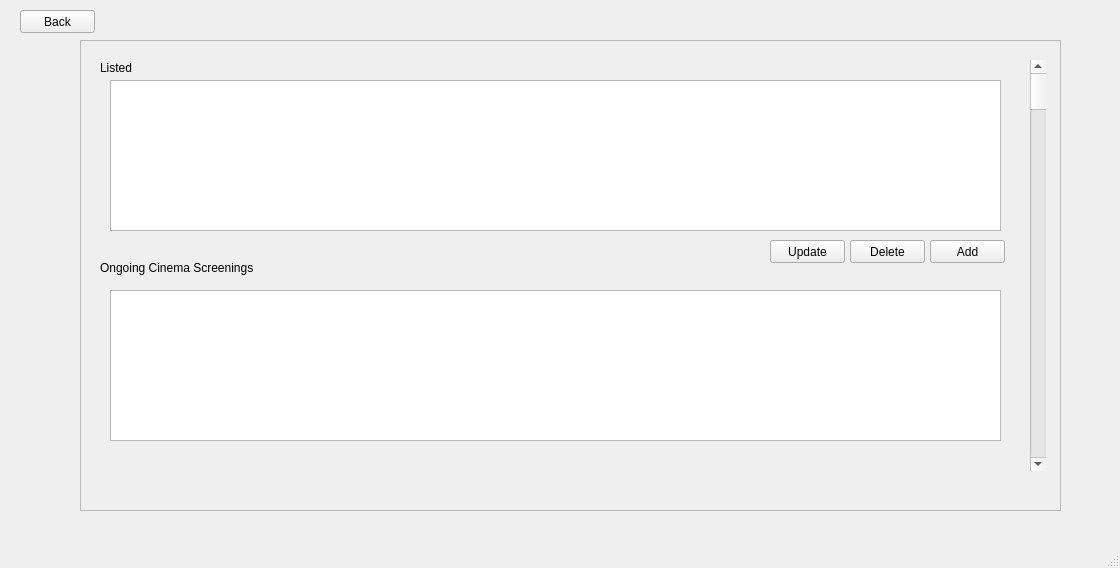
<?xml version="1.0" encoding="UTF-8"?>
<ui version="4.0">
 <class>MainWindow</class>
 <widget class="QMainWindow" name="MainWindow">
  <property name="geometry">
   <rect>
    <x>0</x>
    <y>0</y>
    <width>1120</width>
    <height>568</height>
   </rect>
  </property>
  <property name="windowTitle">
   <string>Admin Profile</string>
  </property>
  <widget class="QWidget" name="centralwidget">
   <widget class="QFrame" name="frame_3">
    <property name="geometry">
     <rect>
      <x>80</x>
      <y>40</y>
      <width>981</width>
      <height>471</height>
     </rect>
    </property>
    <property name="frameShape">
     <enum>QFrame::StyledPanel</enum>
    </property>
    <property name="frameShadow">
     <enum>QFrame::Raised</enum>
    </property>
    <widget class="QLabel" name="label_7">
     <property name="geometry">
      <rect>
       <x>20</x>
       <y>20</y>
       <width>101</width>
       <height>16</height>
      </rect>
     </property>
     <property name="text">
      <string>Listed</string>
     </property>
    </widget>
    <widget class="QLabel" name="label_8">
     <property name="geometry">
      <rect>
       <x>20</x>
       <y>220</y>
       <width>181</width>
       <height>16</height>
      </rect>
     </property>
     <property name="text">
      <string>Ongoing Cinema Screenings</string>
     </property>
    </widget>
    <widget class="QScrollBar" name="verticalScrollBar_2">
     <property name="geometry">
      <rect>
       <x>950</x>
       <y>20</y>
       <width>16</width>
       <height>411</height>
      </rect>
     </property>
     <property name="orientation">
      <enum>Qt::Vertical</enum>
     </property>
    </widget>
    <widget class="QTableWidget" name="listedTable">
     <property name="geometry">
      <rect>
       <x>30</x>
       <y>40</y>
       <width>891</width>
       <height>151</height>
      </rect>
     </property>
    </widget>
    <widget class="QPushButton" name="add">
     <property name="geometry">
      <rect>
       <x>850</x>
       <y>200</y>
       <width>75</width>
       <height>23</height>
      </rect>
     </property>
     <property name="text">
      <string>Add</string>
     </property>
    </widget>
    <widget class="QPushButton" name="delete_2">
     <property name="geometry">
      <rect>
       <x>770</x>
       <y>200</y>
       <width>75</width>
       <height>23</height>
      </rect>
     </property>
     <property name="text">
      <string>Delete</string>
     </property>
    </widget>
    <widget class="QPushButton" name="update">
     <property name="geometry">
      <rect>
       <x>690</x>
       <y>200</y>
       <width>75</width>
       <height>23</height>
      </rect>
     </property>
     <property name="text">
      <string>Update</string>
     </property>
    </widget>
    <widget class="QTableWidget" name="CinemaScreeningsTable">
     <property name="geometry">
      <rect>
       <x>30</x>
       <y>250</y>
       <width>891</width>
       <height>151</height>
      </rect>
     </property>
    </widget>
   </widget>
   <widget class="QPushButton" name="backButton">
    <property name="geometry">
     <rect>
      <x>20</x>
      <y>10</y>
      <width>75</width>
      <height>23</height>
     </rect>
    </property>
    <property name="text">
     <string>Back</string>
    </property>
   </widget>
  </widget>
  <widget class="QMenuBar" name="menubar">
   <property name="geometry">
    <rect>
     <x>0</x>
     <y>0</y>
     <width>1120</width>
     <height>21</height>
    </rect>
   </property>
  </widget>
  <widget class="QStatusBar" name="statusbar"/>
 </widget>
 <resources/>
 <connections/>
</ui>
